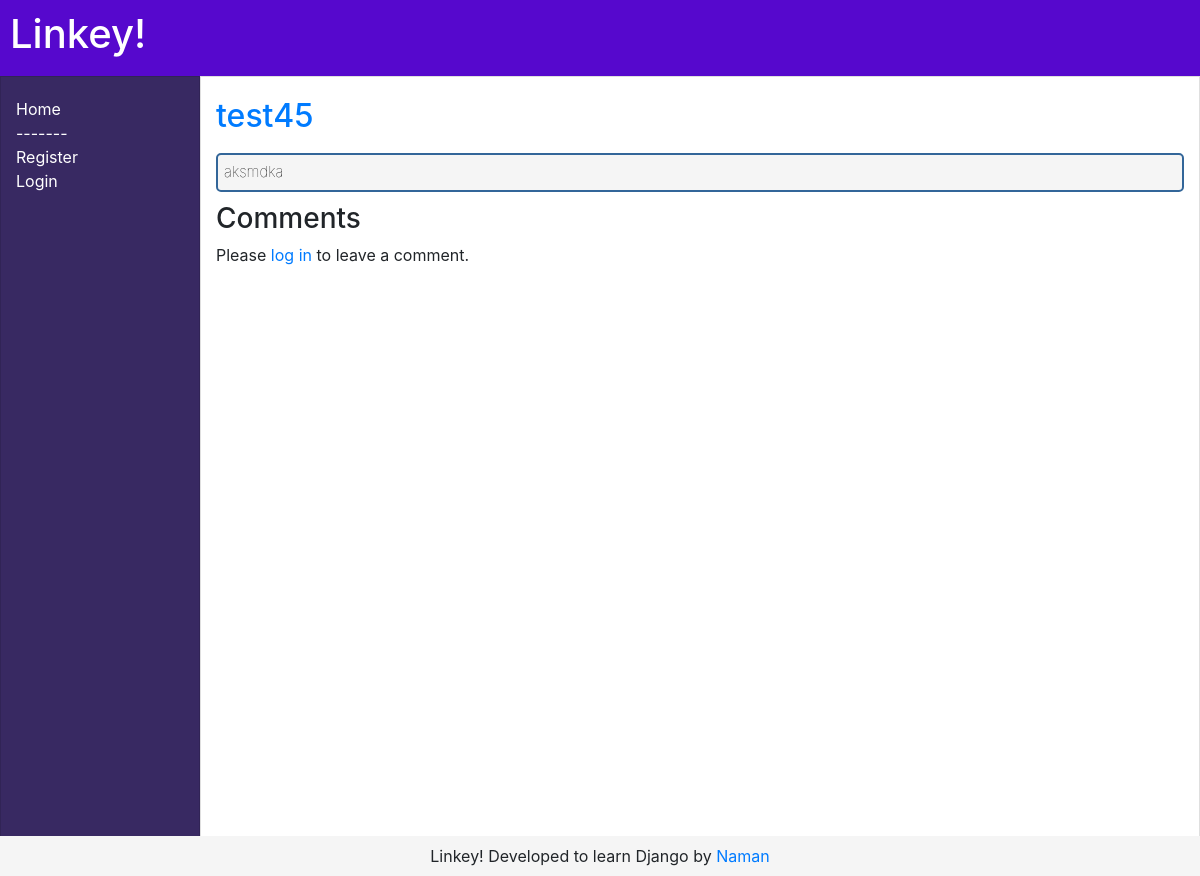
/link/5/, run on an earlier commit of the app's database.
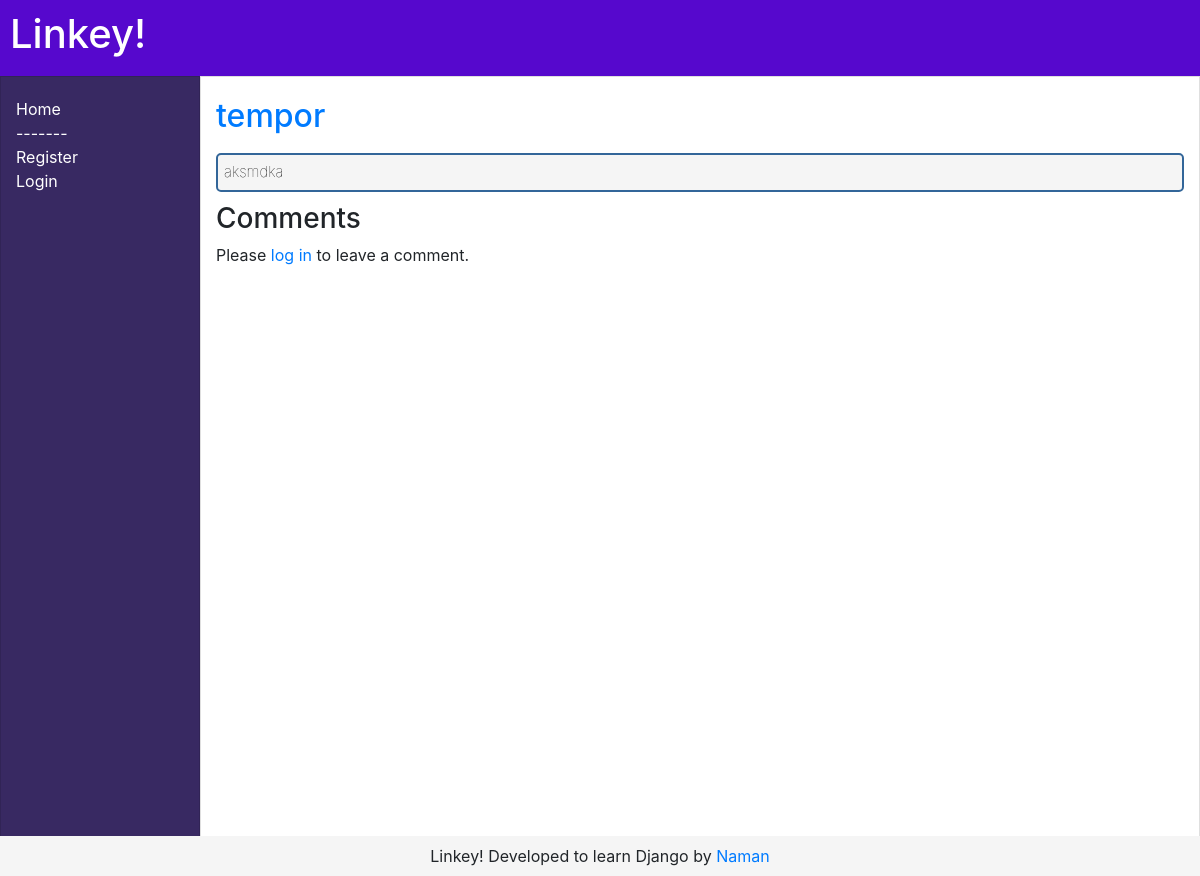
And on a later commit of the database.
### linkey/models.py (models this page shows, shortened)
class Link(models.Model):
    title = models.CharField("Headline", max_length=100)
    submitter = models.ForeignKey(User)
    submitted_on = models.DateTimeField(auto_now_add=True)
    rank_score = models.FloatField(default=0.0)
    url = models.URLField("URL", max_length=250, blank=True)
    description = models.TextField(blank=True)
    with_votes = LinkVoteCountManager()
    objects = models.Manager() #default manager

### linkey/views.py (the view)
# urls.py: url(r'^link/(?P<pk>\d+)/$', LinkDetailView.as_view(), name='link_detail'),
class LinkDetailView(DetailView):
    model = Link

### linkey/models.py (called while the page is built)
    def get_queryset(self):
        return super(LinkVoteCountManager, self).get_queryset().annotate(votes=Count('vote')).order_by("-rank_score", "-votes")

### linkey/templates/linkey/link_detail.html (shortened to what this page needs)
{% extends "base.html" %}
{% load comments %}
{% load widget_tweaks %}
{% block content %}
<h2><a href="{{ object.url }}">{{ object.title }}</a></h2>
{% if object.description %}
<div class="desc">
  {{ object.description }}
</div>
{% endif %}
<div class="comments">
  <h3>Comments</h3>
  <div class="comment_form">
{% if user.is_authenticated %}
  {% get_comment_form for object as form %}
  <form class="form-group" action="{% comment_form_target %}" method="POST">
    {% csrf_token %}
    <label for="comment">Your comment: </label>
    {% render_field form.comment class+="form-control" %}
    {{ form.honeypot }}
    {{ form.content_type }}
    {{ form.object_pk }}
    {{ form.timestamp }}
    {{ form.security_hash }}
    <input type="hidden" name="name" value="{{ user }}" />
    <input type="hidden" name="email" value="{{ user.email|default:'d@ummy.com' }}" />
    <input type="hidden" name="url" value="" />
    <input type="hidden" name="next"
	   value="{% url 'link_detail' pk=object.id %}" />
    <input type="submit" class="btn btn-primary" style="margin-top: 5px" value="Add comment" id="id_submit" />
  </form>
{% else %}
  <p>Please <a href="{% url 'login' %}">log in
  </a> to leave a comment.</p>
{% endif %}
  </div class="form-control">
</div>
{% endblock %}

What changed in the data, as far as the page shows it:
changed Link "aksmdka": title "test45" → "tempor"
